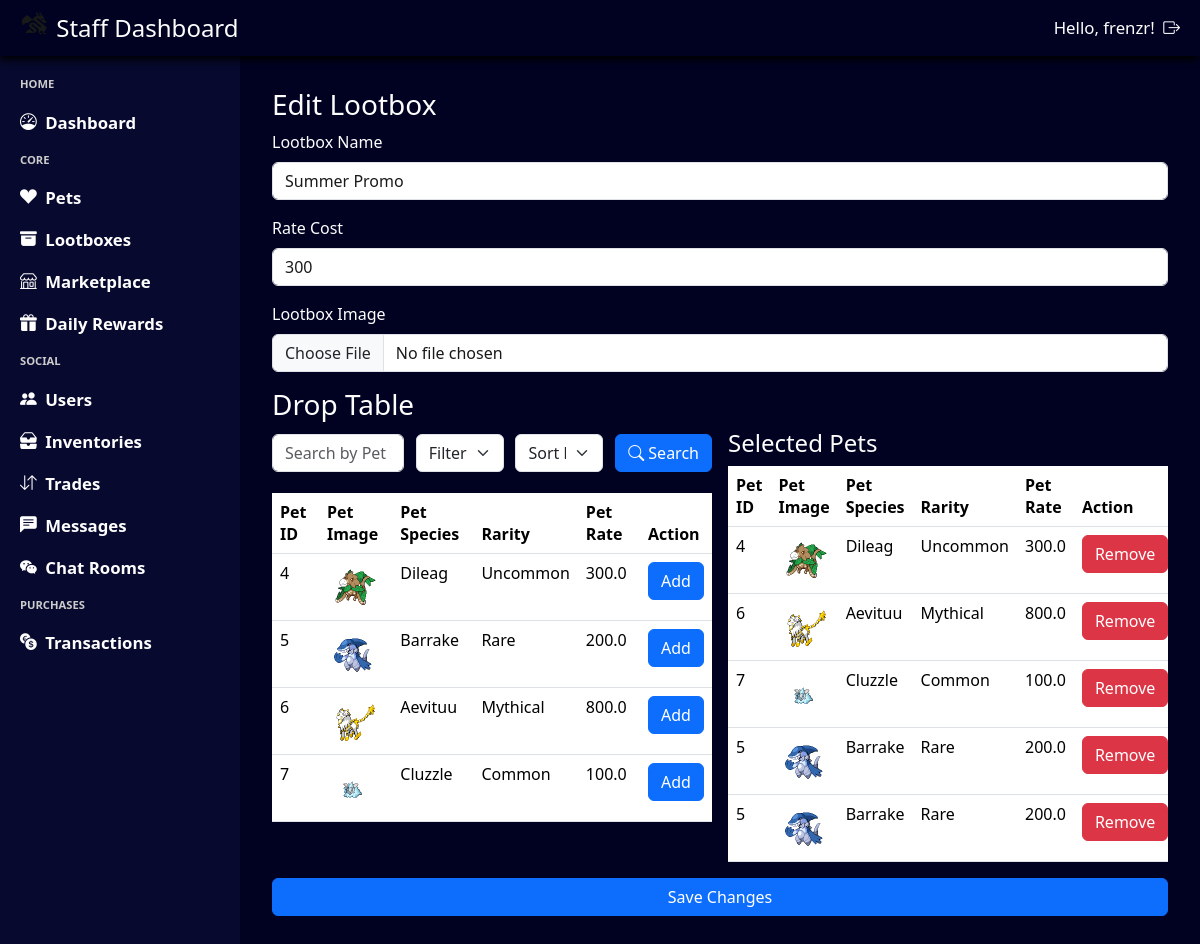
The page /staff/lootboxes/edit/2/ (signed in) on the database its author committed.
### lootbox_market/models.py (models this page shows, shortened)
class Lootbox(models.Model):
    class TaggedRelevance(models.TextChoices):
        POPULAR = 'popular', 'Popular'
        RECENT = 'recent', 'Recent'
        FEATURED = 'featured', 'Featured'
    lootbox_id = models.AutoField(primary_key=True)
    lootbox_name = models.CharField(max_length=255)
    rate_cost = models.IntegerField()
    date_created = models.DateField(auto_now_add=True)
    is_available = models.BooleanField(default=True)
    image = models.ImageField(upload_to='lootbox_images/', blank=True, null=True)
    tagged_relevance = models.CharField(
        max_length=10,
        choices=TaggedRelevance.choices,
        default=TaggedRelevance.RECENT,
    )

class LootboxDropTable(models.Model):
    lootbox_drop_table_id = models.AutoField(primary_key=True)
    lootbox_id = models.ForeignKey(Lootbox, on_delete=models.CASCADE)
    pet_id = models.ForeignKey(Pet, on_delete=models.CASCADE)

### inventory/models.py (models this page shows, shortened)
class Pet(models.Model):
    class Rarity(models.IntegerChoices):
        COMMON = 0, 'Common'
        UNCOMMON = 1, 'Uncommon'
        RARE = 2, 'Rare'
        MYTHICAL = 3, 'Mythical'
        LEGENDARY = 4, 'Legendary'
    pet_rate = models.FloatField(null=True, blank=True)
    pet_species = models.CharField(max_length=50)
    rarity = models.IntegerField(choices=Rarity.choices)
    pet_image = models.ImageField(upload_to='pets/', null=True, blank=True)

### admin_system/views.py (the view, shortened to what this page needs)
# urls.py: path('lootboxes/edit/<int:lootbox_id>/', views.edit_lootbox_view, name='edit_lootbox'),
@login_required(login_url='admin_login')
@user_passes_test(login_url='admin_login', test_func=is_staff)
def edit_lootbox_view(request, lootbox_id):
    lootbox = get_object_or_404(Lootbox, lootbox_id=lootbox_id)
    pets = Pet.objects.all()
    drop_table_pets = lootbox.lootboxdroptable_set.all()
    return render(request, 'staff_lootboxes_edit.html', {
        'lootbox': lootbox,
        'pets': pets,
        'drop_table_pets': drop_table_pets
    })

### admin_system/views.py (called while the page is built)
def is_staff(user):
    return user.is_staff

### base_template/context_processor.py (called while the page is built)
def profile_context(request):
    if request.user.is_authenticated:
        try:
            profile = Profile.objects.get(user = request.user)
            return {'navbar_profile': profile}
        except Profile.DoesNotExist:
            return {'navbar_profile': None}
    return {'navbar_profile': None}

### notification/context_processor.py (called while the page is built)
def notification_context(request):
    if request.user.is_authenticated:
        notifications = Notification.objects.filter(user=request.user, notif_status=Notification.Status.unread).count()
        return {'notifications': notifications}
    return {'notifications': 0}

### admin_system/templates/staff_lootboxes_edit.html (shortened to what this page needs)
{% extends "staff_template.html" %}
{% load static %}
{% block css %}
    <link rel="stylesheet" href="{% static 'staff_lootboxes_add.css' %}"/>
{% endblock %}
{% block content %}
<div class="staff-lootboxes-add-container">
    <h3>Edit Lootbox</h3>
    <div class="mb-3">
        <label for="lootbox_name" class="form-label">Lootbox Name</label>
        <input type="text" class="form-control" id="lootbox_name" value="{{ lootbox.lootbox_name }}" placeholder="Enter your lootbox name here">
    </div>
    <div class="mb-3">
        <label for="rate_cost" class="form-label">Rate Cost</label>
        <input type="number" class="form-control" id="rate_cost" value="{{ lootbox.rate_cost }}" placeholder="Enter the rate of your lootbox">
    </div>
    <div class="mb-3">
        <label for="image" class="form-label">Lootbox Image</label>
        <input type="file" class="form-control" id="image">
    </div>
    <h3>Drop Table</h3>
    <div class="staff-lootboxes-add-droptable">
        <div class="staff-lootboxes-add-pets">
            <form class="staff-lootboxes-add-pets-header" method="get" action="{% url 'lootboxes_add' %}">
                <div id="search-container">
                    <input type="text" name="search" class="form-control staff-lootboxes-add-pets-header-search" placeholder="Search by Pet ID or Species" aria-label="Search" aria-describedby="basic-addon1">
                </div>
                <select name="filter" class="form-select staff-lootboxes-add-pets-header-filter" aria-label="Filter">
                    <option value="pet_id" selected>Filter by: Pet ID</option>
                </select>
                <select name="sort" class="form-select staff-lootboxes-add-pets-header-sort" aria-label="Sort">
                    <option value="" selected disabled>Sort by:</option>
                </select>
                <button class="btn btn-primary staff-lootboxes-add-pets-header-button" id="staff-lootboxes-add-pets-header-button-search">
                    <i class="bi bi-search"></i>
                    Search
                </button>
            </form>
            <table class="table">
                <thead>
                    <tr>
                        <th scope="col">Pet ID</th>
                        <th scope="col">Pet Image</th>
                        <th scope="col">Pet Species</th>
                        <th scope="col">Rarity</th>
                        <th scope="col">Pet Rate</th>
                        <th scope="col">Action</th>
                    </tr>
                </thead>
                <tbody>
                    {% for pet in pets %}
                    <tr>
                        <td>{{ pet.id }}</td>
                        <td><img src="{{ pet.pet_image.url }}" alt="Pet Image" width="50"></td>
                        <td>{{ pet.pet_species }}</td>
                        <td>{{ pet.get_rarity_display }}</td>
                        <td>{{ pet.pet_rate }}</td>
                        <td>
                            <button type="button" class="btn btn-primary add-pet-button" data-pet-id="{{ pet.id }}" data-rarity="{{ pet.get_rarity_display|lower }}">Add</button>
                        </td>
                    </tr>
                    {% endfor %}
                </tbody>
            </table>
        </div>
        <div class="staff-lootboxes-add-result">
            <h4>Selected Pets</h4>
            <table class="table">
                <thead>
                    <tr>
                        <th scope="col">Pet ID</th>
                        <th scope="col">Pet Image</th>
                        <th scope="col">Pet Species</th>
                        <th scope="col">Rarity</th>
                        <th scope="col">Pet Rate</th>
                        <th scope="col">Action</th>
                    </tr>
                </thead>
                <tbody id="selected-pets">
                    {% for drop in drop_table_pets %}
                    <tr>
                        <td>{{ drop.pet_id.id }}</td>
                        <td><img src="{{ drop.pet_id.pet_image.url }}" alt="Pet Image" width="50"></td>
                        <td>{{ drop.pet_id.pet_species }}</td>
                        <td>{{ drop.pet_id.get_rarity_display }}</td>
                        <td>{{ drop.pet_id.pet_rate }}</td>
                        <td>
                            <button type="button" class="btn btn-danger remove-pet-button" data-rarity="{{ drop.pet_id.get_rarity_display|lower }}">Remove</button>
                        </td>
                    </tr>
                    {% endfor %}
                </tbody>
            </table>
        </div>
    </div>
    <button id="edit-lootbox-button" class="btn btn-primary">Save Changes</button>
</div>
{% endblock %}

### admin_system/templates/staff_template.html (shortened to what this page needs)
{% load static %}
<html>
    <head>
        <link rel="stylesheet" type="text/css" href="{% static 'staff_template.css' %}">
        <link rel="stylesheet" href="https://cdn.jsdelivr.net/npm/bootstrap@5.3.3/dist/css/bootstrap.min.css">
        <link rel="stylesheet" href="https://cdn.jsdelivr.net/npm/bootstrap-icons@1.11.3/font/bootstrap-icons.min.css">
        {% block css %}{% endblock %}
    </head>
    <body>
        <div class = "staff-template-container">
            <div class = "staff-template-navbar">
                <div class = "staff-template-navbar-title">
                    <img src="{% static 'logo.png' %}" alt="Logo" width="30" height="24" class="d-inline-block align-text-top">
                    Staff Dashboard
                </div>
                <div class = "staff-template-navbar-auth">
                    Hello, {{ user.username }}!
                    <a class = "staff-template-navbar-auth-item" href="{% url "staff_logout" %}">
                        <i class="bi bi-box-arrow-right"></i>
                    </a>
                </div>
            </div>
            <div class = "staff-template-left">
                HOME
                <a class = "staff-template-left-item" href="{% url 'staff_dashboard' %}">
                    <i class="bi bi-speedometer"></i>Dashboard
                </a>
                CORE
                <a class = "staff-template-left-item" href="{% url 'staff_pets' %}">
                    <i class="bi bi-suit-heart-fill"></i>Pets
                </a>
                <a class = "staff-template-left-item"  href="{% url 'staff_lootboxes' %}">
                    <i class="bi bi-archive-fill"></i>Lootboxes
                </a>
                <a class = "staff-template-left-item"  href="{% url 'staff_marketplace' %}">
                    <i class="bi bi-shop"></i>Marketplace
                </a>
                <a class = "staff-template-left-item"  href="{% url 'query_staff_rewards' %}">
                    <i class="bi bi-gift-fill"></i>Daily Rewards
                </a>
                SOCIAL
                <a class = "staff-template-left-item" href="{% url 'staff_users' %}">
                    <i class="bi bi-people-fill"></i>Users
                </a>
                <a class = "staff-template-left-item" href="{% url 'query_inventory' %}">
                    <i class="bi bi-inboxes-fill"></i>Inventories
                </a>
                <a class = "staff-template-left-item" href="{% url 'query_trades' %}">
                    <i class="bi bi-arrow-down-up"></i>Trades
                </a>
                <a class = "staff-template-left-item" href="{% url 'query_chats' %}">
                    <i class="bi bi-chat-left-text-fill"></i>Messages
                </a>
                <a class = "staff-template-left-item" href="{% url 'query_chat_rooms' %}">
                    <i class="bi bi-wechat"></i>Chat Rooms
                </a>
                PURCHASES
                <a class = "staff-template-left-item" href="{% url 'staff_transactions' %}">
                    <i class="bi bi-currency-exchange"></i>Transactions
                </a>
            </div>
            <div class = "staff-template-content">
                {% block content %}
                {% endblock %}
            </div>
        </div>
    </body>
</html>

### base_template/static/staff_template.css (style rules this page uses)
* { box-sizing: border-box; color: #fdfdfd; }
html, body { height: 100%; margin: 0; overflow: hidden; }
.staff-template-container { background-color: #010222; height: 100dvh; width: 100dvw; display: grid; grid-template-columns: 0.25fr 1fr; grid-template-rows: 56px 1fr; grid-template-areas: "navbar navbar" "sidebar main-content"; }
.staff-template-navbar { grid-area: navbar; background-color: #010222; display: flex; align-items: center; justify-content: space-between; padding: 0 20px; font-size: 1.5em; font-weight: 500; gap: 0.5em; filter: drop-shadow(-1px 4px 4px #000000); }
.staff-template-navbar-auth { display: flex; gap: 0.5em; align-items: center; font-size: 0.7em; font-weight: medium; }
.staff-template-left { grid-area: sidebar; background-color: #07092E; display: flex; flex-direction: column; align-items: left; padding: 20px; gap: 1.5em; color: #CCCCCC; font-size: 0.7em; font-weight: 600; }
.staff-template-left-item { display: flex; gap: 0.5em; align-items: center; font-size: 1.5em; }
a { color: #fdfdfd !important; text-decoration: none !important; }
select option { color: #1a1a1a !important; }

### base_template/static/staff_lootboxes_add.css (style rules this page uses)
.staff-lootboxes-add-container { width: 100%; height: calc(100vh - 56px); display: flex; flex-direction: column; padding: 2em; overflow-y: auto; }
.staff-lootboxes-add-container input { width: 100%; color: #1a1a1a; }
.staff-lootboxes-add-droptable { height: 30em; display: grid; grid-template-columns: 1fr 1fr; grid-template-rows: 1fr; gap: 1em; grid-template-areas: "pet result"; }
.staff-lootboxes-add-pets { grid-area: pet; display: flex; flex-direction: column; align-items: center; }
.staff-lootboxes-add-result { grid-area: result; height: 100%; overflow-y: auto; }
.staff-lootboxes-add-pets-header { width: 100%; display: flex; justify-content: space-between; align-items: center; height: 2em; height: 3em; }
#search-container { width: 30%; }
.staff-lootboxes-add-pets-header-filter { width: 20%; }
.staff-lootboxes-add-pets-header-sort { width: 20%; }

### rows shown on the page
Lootbox: lootbox_name "Summer Promo", rate_cost "300"
Pet: id "4", pet_image (picture), pet_species "Dileag", rarity "Uncommon", pet_rate "300.0"
Pet: id "5", pet_image (picture), pet_species "Barrake", rarity "Rare", pet_rate "200.0"
Pet: id "6", pet_image (picture), pet_species "Aevituu", rarity "Mythical", pet_rate "800.0"
Pet: id "7", pet_image (picture), pet_species "Cluzzle", rarity "Common", pet_rate "100.0"
LootboxDropTable: pet_id.id "4", pet_id.pet_image (picture), pet_id.pet_species "Dileag", pet_id.rarity "Uncommon", pet_id.pet_rate "300.0"
LootboxDropTable: pet_id.id "6", pet_id.pet_image (picture), pet_id.pet_species "Aevituu", pet_id.rarity "Mythical", pet_id.pet_rate "800.0"
LootboxDropTable: pet_id.id "7", pet_id.pet_image (picture), pet_id.pet_species "Cluzzle", pet_id.rarity "Common", pet_id.pet_rate "100.0"
LootboxDropTable: pet_id.id "5", pet_id.pet_image (picture), pet_id.pet_species "Barrake", pet_id.rarity "Rare", pet_id.pet_rate "200.0"
LootboxDropTable: pet_id.id "5", pet_id.pet_image (picture), pet_id.pet_species "Barrake", pet_id.rarity "Rare", pet_id.pet_rate "200.0"

### other values the page prints
{{ user.username }} "frenzr"
